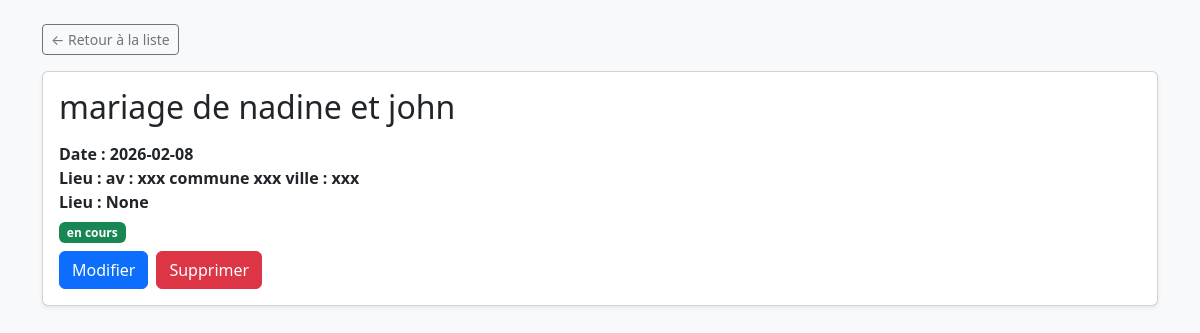
Page /detail/cc21e49f-cbcb-4bb9-88a2-19d54b4301d5/ on the committed database.
### models.py (models this page shows)
class Event(Base): #event table
    __tablename__="events"
    id = Column(String,primary_key=True,unique=True,default=lambda :str(uuid4()))
    name = Column(String(50))
    type = Column(String(50))
    date = Column(Date)
    address = Column(String(50))
    description = Column(Text,nullable=True)
    created_date = Column(DateTime,default=datetime.now())
    state = Column(String,default="en cours")
    guests = relationship("Guest",back_populates="event",cascade="all,delete")

### Routers/event.py (the view)
@Root.get("/detail/{event_id}/")#la root pour voir un evenement
def eventDetail(request:Request,event_id : str,event:Session = Depends(connecting)):
    getEvent = event.query(Event).filter(Event.id == event_id).first()
    return templates.TemplateResponse("Event/List/detail.html",{'request':request,"event":getEvent})

### Templates/Event/List/detail.html (shortened to what this page needs)
<!DOCTYPE html>
<html lang="fr">
<head>
    <link href="https://cdn.jsdelivr.net/npm/bootstrap@5.3.2/dist/css/bootstrap.min.css" rel="stylesheet">
</head>
<body class="bg-light">
<div class="container py-4">
    <div class="mb-3">
        <a href="{{url_for('event_list')}}" class="btn btn-outline-secondary btn-sm">
            ← Retour à la liste
        </a>
    </div>
    <div class="card shadow-sm">
        <div class="card-body">
            <h2 class="card-title mb-3">
                {{ event.name }}
            </h2>
                <div class="col-md-6 mb-2">
                    <strong class="mb-4">Date :  {{ event.date }} </strong><br>
                    <strong class="mb-2">Lieu : {{ event.address}}</strong><br>
                    <strong class="mb-2">Lieu : {{ event.description }}</strong><br>
                    <span class="badge bg-success mt-2">
                    {{event.state}}
                </span>
            </div>
            <div class="d-flex gap-2">
                <a href="/edit_event/{{ event.id }}" class="btn btn-primary">
                    Modifier
                </a>
                <form action="/delete_event/{{ event.id }}" method="post">
                    <button type="submit" onclick="return confirm ('voulez-vous supprimer cet evenement')" class="btn btn-danger">
                        Supprimer
                    </button>
                </form>
            </div>
        </div>
    </div>
</div>
</body>
</html>

### rows in the picture
Event: name "mariage de nadine et john", date "2026-02-08", address "av : xxx commune xxx ville : xxx", description "None", state "en cours"
